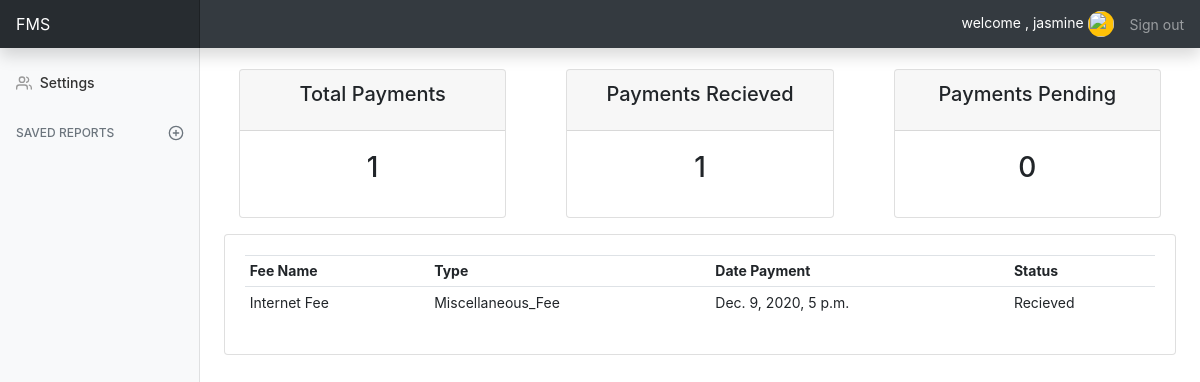
The page /user/ (signed in) on the database its author committed.
### accounts/models.py (models this page shows, shortened)
class Payment(models.Model):
	STATUS = (
		('Pending', 'Pending'),
		('Recieved', 'Recieved'),
		('Acknowledged', 'Acknowledged'),
		)
	MODE_OF_PAYMENT = (
		('NEFT','NEFT'),
		('BANK-TO-BANK','BANK-TO-BANK'),
		('NETBANKING','NETBANKING'),
		('CASH','CASH'),
		)
	student = models.ForeignKey(Student, null=True, on_delete= models.SET_NULL)
	fee = models.ForeignKey(Fee, null=True, on_delete= models.SET_NULL)
	amount_paid = models.FloatField()
	mode_payment = models.CharField(max_length=25, choices=MODE_OF_PAYMENT)
	date_created = models.DateTimeField(auto_now_add=True, null=True)
	status = models.CharField(max_length=200, null=True, choices=STATUS)

class Fee(models.Model):
	CATEGORY = (
		('Tuition_Fee','Tuition_Fee'),
		('Miscellaneous_Fee','Miscellaneous_Fee'),
		('University_Fee','University_Fee'),
		)
	name = models.CharField(max_length=200, null=True)
	amount = models.FloatField(null=True)
	category = models.CharField(max_length=200, null=True, choices=CATEGORY)
	description = models.CharField(max_length=200, null=True, blank=True)
	date_created = models.DateTimeField(auto_now_add=True, null=True)
	tags = models.ManyToManyField(Tag)
	"""
	course = models.CharField(max_length=50, choices=COURSE)
	college_type = models.CharField(max_length=50, choices=COLLEGE_TYPE)
	entry = models.CharField(max_length=20, choices=ENTRY)
	quota = models.CharField(max_length=50, choices=QUOTA)
	amount = models.FloatField()
	date_created = models.DateTimeField(auto_now_add=True)
	ayear = models.DateField()

	"""

### accounts/decorators.py (the view)
		def wrapper_func(request, *args, **kwargs):
			group = None;
			if request.user.groups.exists():
				group = request.user.groups.all()[0].name
			if group in allowed_roles:
				return view_func(request, *args, **kwargs)
			else:
				return HttpResponse("U are not authorized to view this page")

### accounts/views.py (called while the page is built)
@login_required(login_url='login')
@allowed_users(allowed_roles=['student'])
def userPage(request):
	payments = request.user.student.payment_set.all()
	Total_payments = payments.count()
	Payments_recieved = payments.filter(status='Recieved').count()
	Payments_pending = payments.filter(status='Pending').count()
	context = {'payments':payments,'Total_payments':Total_payments, 'Payments_recieved':Payments_recieved,
	'Payments_pending':Payments_pending}
	return render(request, 'accounts/user.html', context)

### accounts/templates/accounts/user.html
{% extends 'accounts/main.html' %}
	{% block content %}
		<div class="col-md-9 ml-sm-auto col-lg-10 px-md-4">
			{% include 'accounts/status.html' %}
			<div class="row">
			  <div class="col-md">
			    <div class="card card-body">
			      <table class="table table-sm">
			        <tr>
			          <th>Fee Name</th>
			          <th>Type</th>
			          <th>Date Payment</th>
			          <th>Status</th>
			        </tr>
			        {% for payment in payments %}
			        <tr>
			          <td class="font-weight-normal">{{payment.fee.name}}</td>
			          <td class="font-weight-normal">{{payment.fee.category}}</td>
			          <td class="font-weight-normal">{{payment.date_created}}</td>
			          <td class="font-weight-normal">{{payment.status}}</td>
			        </tr>
			        {% endfor %}
			      </table>
			    </div>
			  </div>
			</div>
		</div>
	{% endblock %}

### accounts/templates/accounts/navbar.html (shortened to what this page needs)
{% load static %}
 <nav class="navbar navbar-dark sticky-top bg-dark flex-md-nowrap p-0 shadow">
    <a class="navbar-brand col-md-3 col-lg-2 mr-0 px-3" href="#">FMS</a>
    <span class="ml-auto" style="color:#fff;">welcome , {{request.user}}
      {% if request.user.student.gender == "MALE" %}
        <img class="rounded-circle border-light bg-info" src="https://icon-library.net//images/boy-icon-png/boy-icon-png-10.jpg" width="26px" height="26px" /></a>
      {% else %}
        <img class="rounded-circle border-light bg-warning" src="https://img.pngio.com/social-user-woman-avatar-profile-icon-female-profile-png-512_512.png" width="26px" height="26px">
      {% endif %}
    </span>
    <ul class="navbar-nav px-3">
      <li class="nav-item">
        <a class="nav-link" href="{% url 'logout' %}">Sign out</a>
      </li>
    </ul>
  </nav>

### static/css/dashboard.css (style rules this page uses)
body { font-size: .875rem; }
.navbar-brand { padding-top: .75rem; padding-bottom: .75rem; font-size: 1rem; background-color: rgba(0, 0, 0, .25); box-shadow: inset -1px 0 0 rgba(0, 0, 0, .25); }

### rows shown on the page
Payment: fee.name "Internet Fee", fee.category "Miscellaneous_Fee", date_created "Dec. 9, 2020, 5 p.m.", status "Recieved"

### other values the page prints
{{ request.user }} "jasmine"
{{ Total_payments }} "1"
{{ Payments_recieved }} "1"
{{ Payments_pending }} "0"
